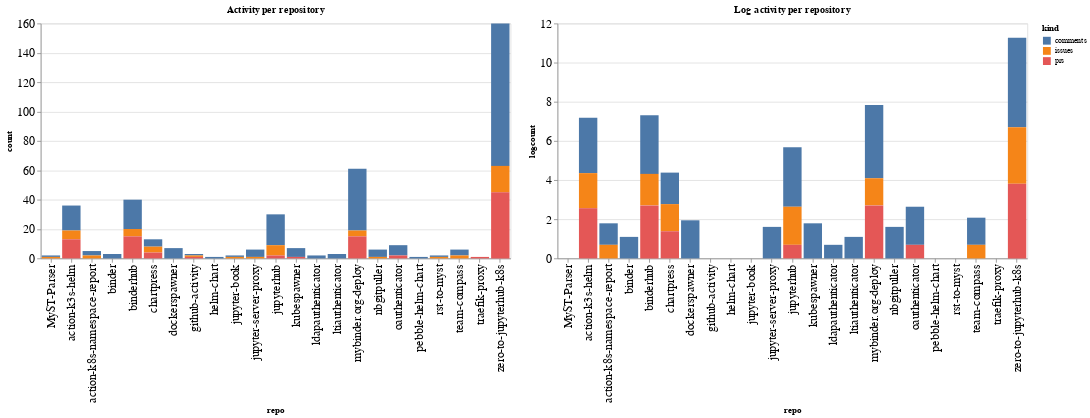

Notebook code for this chart:
### Code cell
ch1 = alt.Chart(repo_summaries, width=600, title="Activity per repository").mark_bar().encode(
    x='repo',
    y='count',
    color='kind',
    tooltip="kind"
)

ch2 = alt.Chart(repo_summaries, width=600, title="Log activity per repository").mark_bar().encode(
    x='repo',
    y='logcount',
    color='kind',
    tooltip="kind"
)

ch1 | ch2

### Figure 1 — Vega-Lite specification as saved in the notebook (floating-point values rounded to 4 significant figures)
{"config": {"axisLeft": {"labelFontSize": 15}, "axisBottom": {"labelFontSize": 15}}, "hconcat": [{"mark": "bar", "encoding": {"color": {"type": "nominal", "field": "kind"}, "tooltip": {"type": "nominal", "field": "kind"}, "x": {"type": "nominal", "field": "repo"}, "y": {"type": "quantitative", "field": "count"}}, "title": "Activity per repository", "width": 600}, {"mark": "bar", "encoding": {"color": {"type": "nominal", "field": "kind"}, "tooltip": {"type": "nominal", "field": "kind"}, "x": {"type": "nominal", "field": "repo"}, "y": {"type": "quantitative", "field": "logcount"}}, "title": "Log activity per repository", "width": 600}], "data": {"name": "data-50b3402b7701b644a79d726f35e88df2"}, "$schema": "https://vega.github.io/schema/vega-lite/v4.8.1.json", "datasets": {"data-50b3402b7701b644a79d726f35e88df2": [{"repo": "MyST-Parser", "kind": "comments", "count": 1, "logcount": 0.0}, {"repo": "MyST-Parser", "kind": "issues", "count": 1, "logcount": 0.0}, {"repo": "action-k3s-helm", "kind": "comments", "count": 17, "logcount": 2.833}, {"repo": "action-k3s-helm", "kind": "issues", "count": 6, "logcount": 1.792}, {"repo": "action-k3s-helm", "kind": "prs", "count": 13, "logcount": 2.565}, {"repo": "action-k8s-namespace-report", "kind": "comments", "count": 3, "logcount": 1.099}, {"repo": "action-k8s-namespace-report", "kind": "issues", "count": 2, "logcount": 0.6931}, {"repo": "binder", "kind": "comments", "count": 3, "logcount": 1.099}, {"repo": "binderhub", "kind": "comments", "count": 20, "logcount": 2.996}, {"repo": "binderhub", "kind": "issues", "count": 5, "logcount": 1.609}, {"repo": "binderhub", "kind": "prs", "count": 15, "logcount": 2.708}, {"repo": "chartpress", "kind": "comments", "count": 5, "logcount": 1.609}, {"repo": "chartpress", "kind": "issues", "count": 4, "logcount": 1.386}, {"repo": "chartpress", "kind": "prs", "count": 4, "logcount": 1.386}, {"repo": "dockerspawner", "kind": "comments", "count": 7, "logcount": 1.946}, {"repo": "github-activity", "kind": "comments", "count": 1, "logcount": 0.0}, {"repo": "github-activity", "kind": "issues", "count": 1, "logcount": 0.0}, {"repo": "github-activity", "kind": "prs", "count": 1, "logcount": 0.0}, {"repo": "helm-chart", "kind": "comments", "count": 1, "logcount": 0.0}, {"repo": "jupyter-book", "kind": "comments", "count": 1, "logcount": 0.0}, {"repo": "jupyter-book", "kind": "issues", "count": 1, "logcount": 0.0}, {"repo": "jupyter-server-proxy", "kind": "comments", "count": 5, "logcount": 1.609}, {"repo": "jupyter-server-proxy", "kind": "issues", "count": 1, "logcount": 0.0}, {"repo": "jupyterhub", "kind": "comments", "count": 21, "logcount": 3.045}, {"repo": "jupyterhub", "kind": "issues", "count": 7, "logcount": 1.946}, {"repo": "jupyterhub", "kind": "prs", "count": 2, "logcount": 0.6931}, {"repo": "kubespawner", "kind": "comments", "count": 6, "logcount": 1.792}, {"repo": "kubespawner", "kind": "prs", "count": 1, "logcount": 0.0}, {"repo": "ldapauthenticator", "kind": "comments", "count": 2, "logcount": 0.6931}, {"repo": "ltiauthenticator", "kind": "comments", "count": 3, "logcount": 1.099}, {"repo": "mybinder.org-deploy", "kind": "comments", "count": 42, "logcount": 3.738}, {"repo": "mybinder.org-deploy", "kind": "issues", "count": 4, "logcount": 1.386}, {"repo": "mybinder.org-deploy", "kind": "prs", "count": 15, "logcount": 2.708}, {"repo": "nbgitpuller", "kind": "comments", "count": 5, "logcount": 1.609}, {"repo": "nbgitpuller", "kind": "issues", "count": 1, "logcount": 0.0}, {"repo": "oauthenticator", "kind": "comments", "count": 7, "logcount": 1.946}, {"repo": "oauthenticator", "kind": "prs", "count": 2, "logcount": 0.6931}, {"repo": "pebble-helm-chart", "kind": "comments", "count": 1, "logcount": 0.0}, {"repo": "rst-to-myst", "kind": "comments", "count": 1, "logcount": 0.0}, {"repo": "rst-to-myst", "kind": "issues", "count": 1, "logcount": 0.0}, {"repo": "team-compass", "kind": "comments", "count": 4, "logcount": 1.386}, {"repo": "team-compass", "kind": "issues", "count": 2, "logcount": 0.6931}, {"repo": "traefik-proxy", "kind": "prs", "count": 1, "logcount": 0.0}, {"repo": "zero-to-jupyterhub-k8s", "kind": "comments", "count": 97, "logcount": 4.575}, {"repo": "zero-to-jupyterhub-k8s", "kind": "issues", "count": 18, "logcount": 2.89}, {"repo": "zero-to-jupyterhub-k8s", "kind": "prs", "count": 45, "logcount": 3.807}]}}
